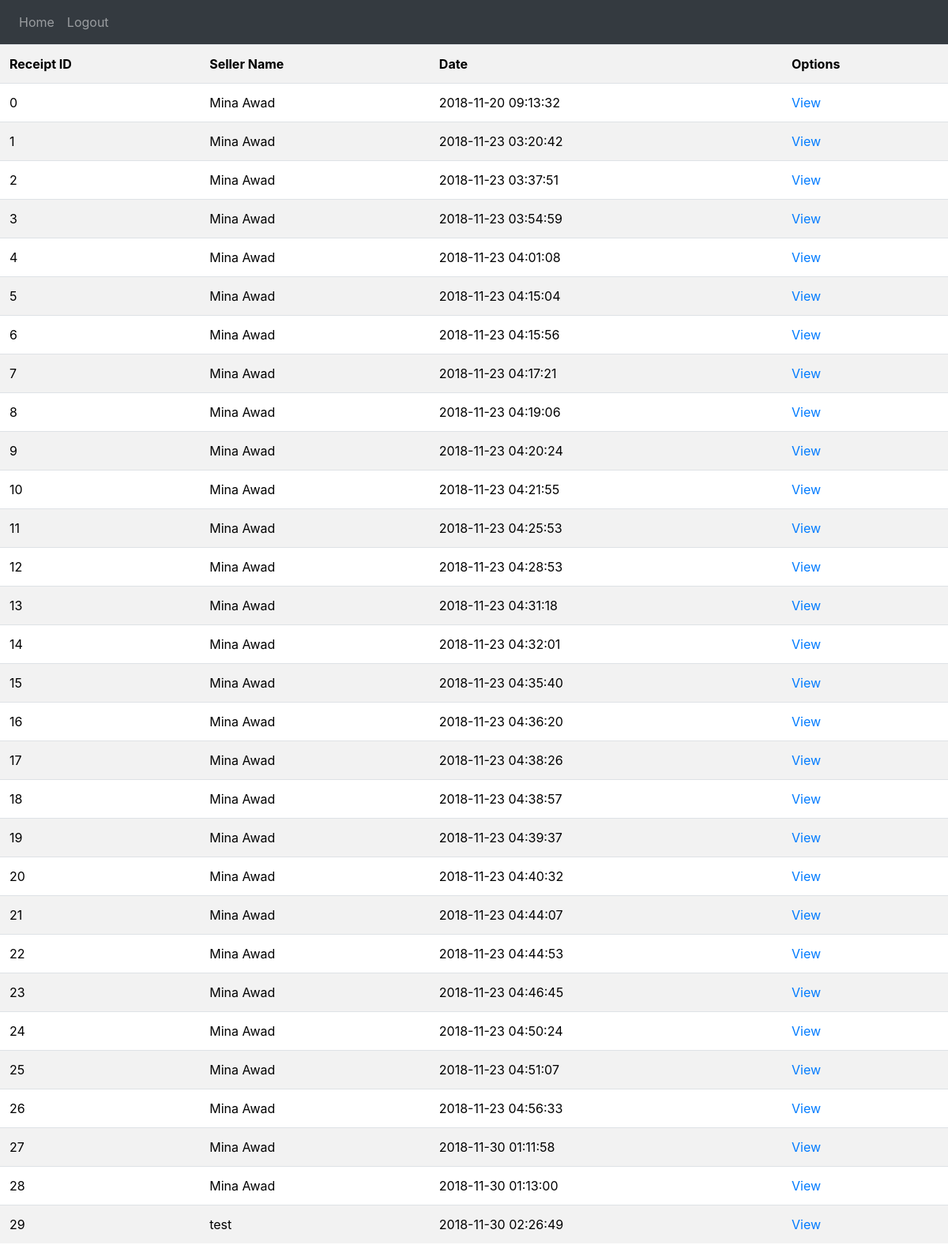
The page /sales.php on the database its author committed.
### tables this page shows
CREATE TABLE `sales` (
  `ReceiptID` int(11) NOT NULL,
  `SellerName` varchar(30) NOT NULL,
  `Date` datetime NOT NULL
);

### database/database.php (called while the page is built, shortened)
<?php
class database {
    private $RDBMType = DB_TYPE;
    private $username = DB_USER;
    private $password = DB_PASS;
    private $dbhost = DB_HOST;
    function __construct() {
     $this->pdo = new PDO($this->RDBMType . ":host=" . $this->dbhost . ";dbname=" .
    "cart", $this->username,
   	$this->password,array(PDO::MYSQL_ATTR_INIT_COMMAND => "SET NAMES UTF8"));
     }
      	public function getRows($query, $params=array()){
      	        $stmt = $this->pdo->prepare($query);
                $stmt->execute($params);
                return $stmt->fetchAll();
            }
}
$db = new database;
?>

### sales.php (the view, shortened to what this page needs)
<!DOCTYPE HTML PUBLIC "-//W3C//DTD HTML 4.01 Transitional//EN"
   "http://www.w3.org/TR/html4/loose.dtd">
<html>
<head>
  <link rel="stylesheet" href="https://stackpath.bootstrapcdn.com/bootstrap/4.1.0/css/bootstrap.min.css">
</head>
<body>
 <nav class="navbar navbar-expand-sm bg-dark navbar-dark">
  <ul class="navbar-nav">
    <li class="nav-item" >
      <a class="nav-link" href="index.php">Home</a>
    </li>
    <li class="nav-item">
      <a class="nav-link" href="logout.php">Logout</a>
    </li>
  </ul>
</nav>
 <table class="table table-striped"  cellspacing="2px" cellpadding="0px" id="tb" style="color:#000000;" >
<th>Receipt ID</th>
<th>Seller Name</th>
<th>Date</th>
<th>Options</th>
   <?php
  include('database/database.php');
  $query="SELECT* FROM sales";
  $result=$db->getRows($query,array());
  foreach($result as $key=>$vlaue){
     echo "<tr>";
     echo "<td>$key</td>";
     echo "<td>".$result[$key]['SellerName']."</td>";
     echo "<td>".$result[$key]['Date']."</td>";
     $final=$result[$key]['ReceiptID'];
     echo "<td><a href='view.php?id=$final'>View</a></td>";
     echo "</tr>";
  }
?>
</table>
</body>
</html>

### rows shown on the page
sales: key "0", SellerName "Mina Awad", Date "2018-11-20 09:13:32"
sales: key "1", SellerName "Mina Awad", Date "2018-11-23 03:20:42"
sales: key "2", SellerName "Mina Awad", Date "2018-11-23 03:37:51"
sales: key "3", SellerName "Mina Awad", Date "2018-11-23 03:54:59"
sales: key "4", SellerName "Mina Awad", Date "2018-11-23 04:01:08"
sales: key "5", SellerName "Mina Awad", Date "2018-11-23 04:15:04"
sales: key "6", SellerName "Mina Awad", Date "2018-11-23 04:15:56"
sales: key "7", SellerName "Mina Awad", Date "2018-11-23 04:17:21"
sales: key "8", SellerName "Mina Awad", Date "2018-11-23 04:19:06"
sales: key "9", SellerName "Mina Awad", Date "2018-11-23 04:20:24"
sales: key "10", SellerName "Mina Awad", Date "2018-11-23 04:21:55"
sales: key "11", SellerName "Mina Awad", Date "2018-11-23 04:25:53"
sales: key "12", SellerName "Mina Awad", Date "2018-11-23 04:28:53"
sales: key "13", SellerName "Mina Awad", Date "2018-11-23 04:31:18"
sales: key "14", SellerName "Mina Awad", Date "2018-11-23 04:32:01"
sales: key "15", SellerName "Mina Awad", Date "2018-11-23 04:35:40"
sales: key "16", SellerName "Mina Awad", Date "2018-11-23 04:36:20"
sales: key "17", SellerName "Mina Awad", Date "2018-11-23 04:38:26"
sales: key "18", SellerName "Mina Awad", Date "2018-11-23 04:38:57"
sales: key "19", SellerName "Mina Awad", Date "2018-11-23 04:39:37"
sales: key "20", SellerName "Mina Awad", Date "2018-11-23 04:40:32"
sales: key "21", SellerName "Mina Awad", Date "2018-11-23 04:44:07"
sales: key "22", SellerName "Mina Awad", Date "2018-11-23 04:44:53"
sales: key "23", SellerName "Mina Awad", Date "2018-11-23 04:46:45"
sales: key "24", SellerName "Mina Awad", Date "2018-11-23 04:50:24"
sales: key "25", SellerName "Mina Awad", Date "2018-11-23 04:51:07"
sales: key "26", SellerName "Mina Awad", Date "2018-11-23 04:56:33"
sales: key "27", SellerName "Mina Awad", Date "2018-11-30 01:11:58"
sales: key "28", SellerName "Mina Awad", Date "2018-11-30 01:13:00"
sales: key "29", SellerName "test", Date "2018-11-30 02:26:49"
